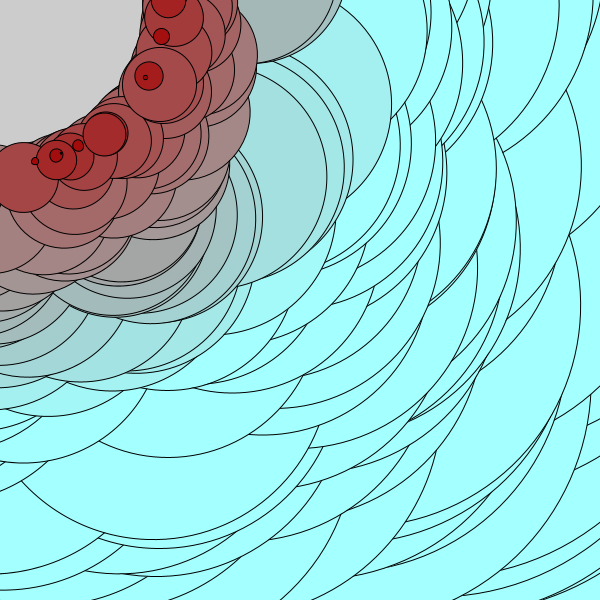
Frame 1 (no input)
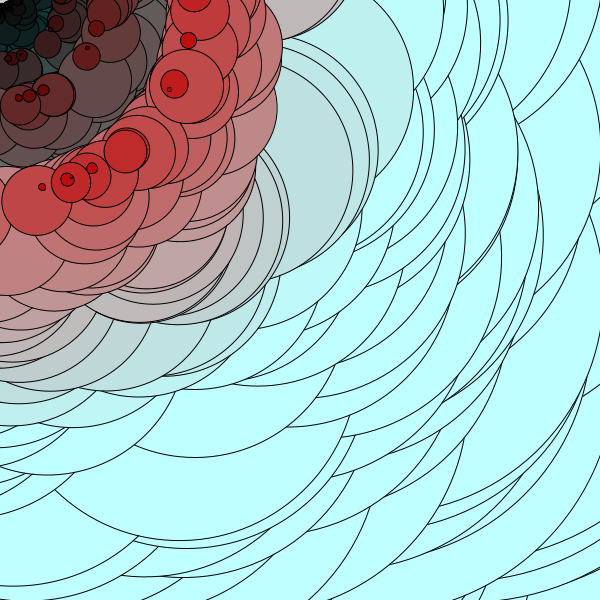
Frame 60 (the mouse pressed at the canvas centre just before this capture)
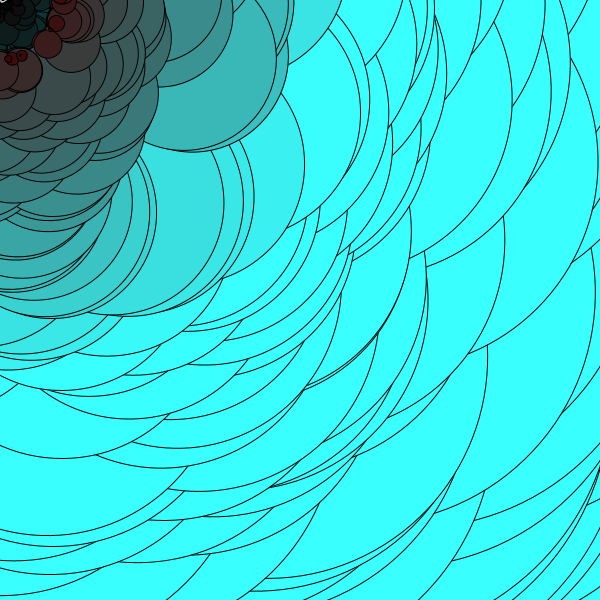
Frame 120 (the mouse held since frame 60 and released just before this capture)

The Processing sketch that drew these frames (run headless with seeded random() and noise(); from frame 60 on, the mouse is pressed at the canvas centre):

// Processing sketch: processing_185675
// ── processing_185675.pde

void setup() {
  size(600,600);
}
void draw(){
  float aleatorio = random(0,255);
  float x=random(0,width);
  float y=random(0,height);
  for(int i =700; i>0; i--){
   stroke(0);
   fill(aleatorio,i,i);
  ellipse(aleatorio,i,i,i);
   rotate(i);
}
}
